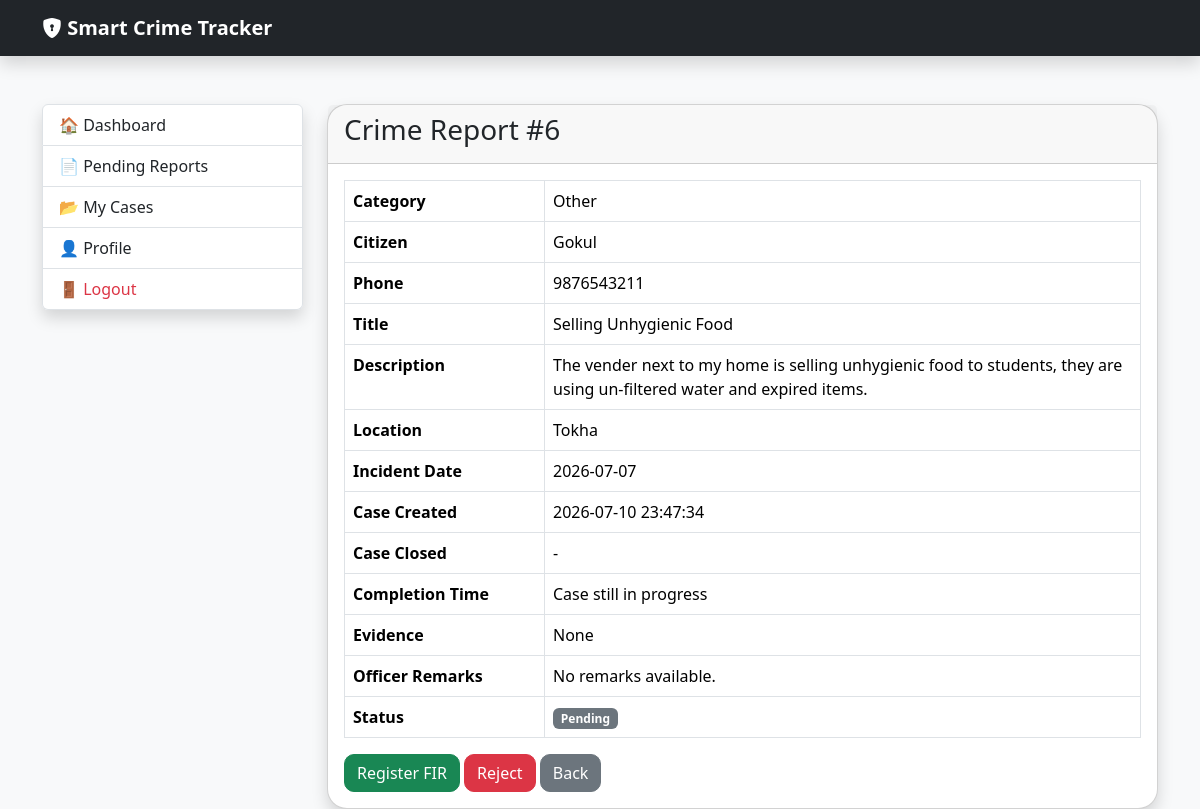
Screenshot of /police/report/6 (signed in) with the database file from the repository.
### tables this page shows
CREATE TABLE crime_reports(

            report_id INTEGER PRIMARY KEY AUTOINCREMENT,

            citizen_id INTEGER,

            category_id INTEGER,

            title TEXT,

            description TEXT,

            location TEXT,

            evidence TEXT,

            report_date TEXT,

            status TEXT DEFAULT 'Pending',

            assigned_officer INTEGER, incident_date TEXT, rejection_reason TEXT, created_at TEXT, closed_at TEXT, closing_remarks TEXT,

            FOREIGN KEY(citizen_id)
                REFERENCES users(user_id),

            FOREIGN KEY(category_id)
                REFERENCES crime_categories(category_id),

            FOREIGN KEY(assigned_officer)
                REFERENCES users(user_id)
        );

CREATE TABLE crime_categories(

            category_id INTEGER PRIMARY KEY AUTOINCREMENT,

            category_name TEXT UNIQUE NOT NULL,

            description TEXT
        );

CREATE TABLE users(

            user_id INTEGER PRIMARY KEY AUTOINCREMENT,

            full_name TEXT NOT NULL,

            username TEXT UNIQUE NOT NULL,

            password TEXT NOT NULL,

            role TEXT NOT NULL,

            phone TEXT,

            address TEXT,

            status TEXT DEFAULT 'Active'
        );

### routes/police_routes.py (the view, shortened to what this page needs)
@police_bp.route("/police/report/<int:report_id>")
def report_details(report_id):
    if session.get("role") != "Police":
        return redirect("/login")
    report = db.fetchone("""
        SELECT
            cr.*,
            u.full_name,
            u.phone,
            u.address,
            cc.category_name
        FROM crime_reports cr

        JOIN users u
            ON cr.citizen_id=u.user_id

        JOIN crime_categories cc
            ON cr.category_id=cc.category_id

        WHERE report_id=?
    """, (report_id,))
    if report is None:
        flash("Report not found.")
        return redirect("/police/pending")
    if report["assigned_officer"] is not None and \
        report["assigned_officer"] != session["user_id"]:
        flash("This case is assigned to another officer.")
        return redirect("/police")
    duration = None
    return render_template(
        "police/report_details.html",
        report=report,
        duration=duration
    )

### database.py (called while the page is built)
    def fetchone(self, query, parameters=()):
        self.cursor.execute(query, parameters)
        return self.cursor.fetchone()

### templates/police/report_details.html (shortened to what this page needs)
{% extends "police/layout.html" %}
{% block police_content %}
<div class="card shadow">
    <div class="card-header">
        <h3>
            Crime Report #{{ report.report_id }}
        </h3>
    </div>
    <div class="card-body">
        <table class="table table-bordered">
            <tr>
                <th width="200">Category</th>
                <td>{{ report.category_name }}</td>
            </tr>
            <tr>
                <th>Citizen</th>
                <td>{{ report.full_name }}</td>
            </tr>
            <tr>
                <th>Phone</th>
                <td>{{ report.phone }}</td>
            </tr>
            <tr>
                <th>Title</th>
                <td>{{ report.title }}</td>
            </tr>
            <tr>
                <th>Description</th>
                <td>{{ report.description }}</td>
            </tr>
            <tr>
                <th>Location</th>
                <td>{{ report.location }}</td>
            </tr>
            <tr>
                <th>Incident Date</th>
                <td>{{ report.incident_date }}</td>
            </tr>
            <tr>
                <th>Case Created</th>
                <td>{{ report.created_at }}</td>
            </tr>
            <tr>
                <th>Case Closed</th>
                <td>
                {% if report.closed_at %}
                    {{ report.closed_at }}
                {% else %}
                -
                {% endif %}
                </td>
            </tr>
            <tr>
                <th>Completion Time</th>
                <td>
                {% if duration %}
                    {{ duration }}
                {% else %}
                    Case still in progress
                {% endif %}
            </td>
            </tr>
            <tr>
                <th>Evidence</th>
                <td>{{ report.evidence }}</td>
            </tr>
            <tr>
                <th>Officer Remarks</th>
                <td>
                {% if report.closing_remarks %}
                    {{ report.closing_remarks }}
                {% else %}
                    No remarks available.
                {% endif %}
            </td>
            </tr>
            <tr>
                <th>Status</th>
                <td>
                {% if report.status == "Pending" %}
                <span class="badge bg-secondary">
                    Pending
                </span>
                {% elif report.status == "Under Investigation" %}
                <span class="badge bg-warning text-dark">
                    Under Investigation
                </span>
                {% elif report.status == "Closed" %}
                <span class="badge bg-success">
                    Closed
                </span>
            {% endif %}
            </td>
            </tr>
        </table>
        {% if report.assigned_officer is none %}
        <a href="{{ url_for('police.register_fir',
                    report_id=report.report_id) }}"
            class="btn btn-success">
            Register FIR
        </a>
        <a href="{{ url_for('police.reject_report',
                    report_id=report.report_id) }}"
            class="btn btn-danger">
            Reject
        </a>
        {% elif report.status == "Rejected" %}
            <span class="badge bg-danger">
            Rejected
            </span>
{% endif %}
    <a href="{{ url_for('police.pending_reports') }}"
    class="btn btn-secondary">
        Back
    </a>
    </div>
</div>
{% endblock %}

### static/style.css (style rules this page uses)
body { background:#f5f7fa; }
.btn { border-radius:10px; }
.card { border-radius:20px; }

### rows the page displays
crime_reports: report_id "6", title "Selling Unhygienic Food", description "The vender next to my home is selling unhygienic food to students, they are using un-filtered water and expired items.", location "Tokha", incident_date "2026-07-07", created_at "2026-07-10 23:47:34"
crime_categories: category_name "Other"
users: full_name "Gokul", phone "9876543211"

### other values shown
{{ report.evidence }} "None"
